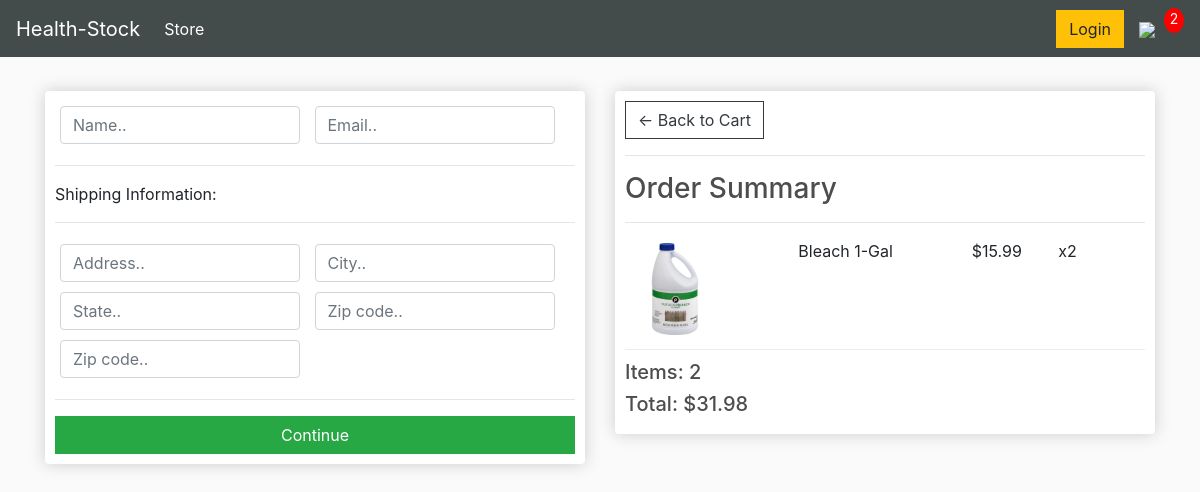
/checkout/ (signed in), run on an earlier commit of the app's database.
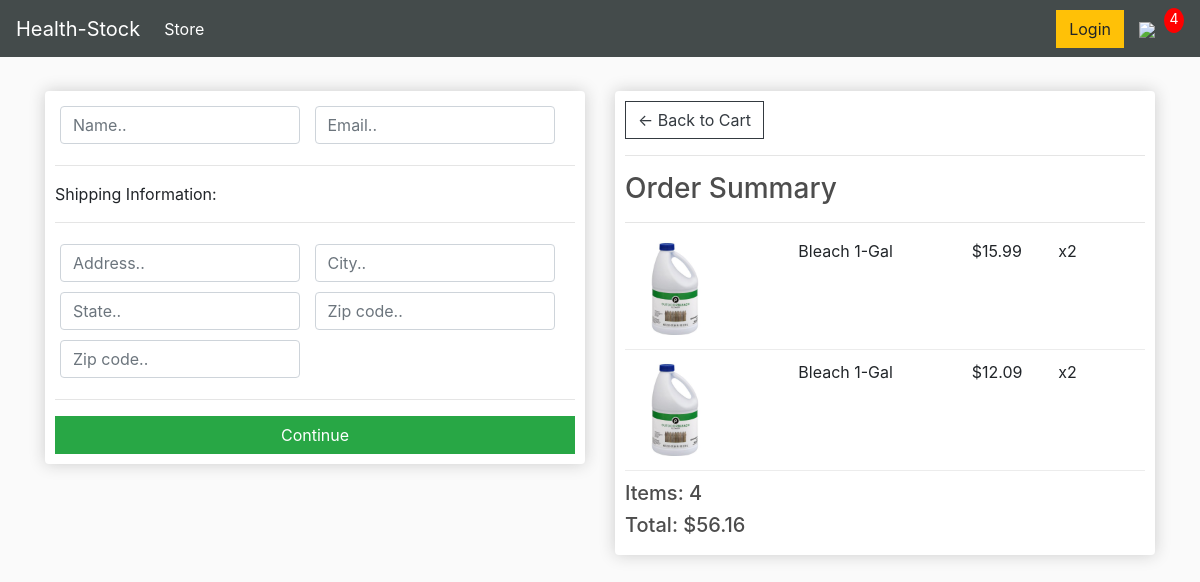
And on a later commit of the database.
### store/models.py (models this page shows, shortened)
class OrderItem(models.Model):
	product = models.ForeignKey(Product, on_delete=models.SET_NULL, null=True)
	order = models.ForeignKey(Order, on_delete=models.SET_NULL, null=True)
	quantity = models.IntegerField(default=0, null=True, blank=True)
	date_added = models.DateTimeField(auto_now_add=True)
	@property
	def get_total(self):
		total = self.product.price * self.quantity
		return total

class Product(models.Model):
	name = models.CharField(max_length=200)
	price = models.FloatField()
	digital = models.BooleanField(default=False,null=True, blank=True)
	image = models.ImageField(null=True, blank=True)
	@property
	def imageURL(self):
		try:
			url = self.image.url
		except:
			url = ''
		return url

class Order(models.Model):
	customer = models.ForeignKey(Customer, on_delete=models.SET_NULL, null=True, blank=True)
	date_ordered = models.DateTimeField(auto_now_add=True)
	complete = models.BooleanField(default=False)
	transaction_id = models.CharField(max_length=100, null=True)
	@property
	def get_cart_total(self):
		orderitems = self.orderitem_set.all()
		total = sum([item.get_total for item in orderitems])
		return total
	@property
	def get_cart_items(self):
		orderitems = self.orderitem_set.all()
		total = sum([item.quantity for item in orderitems])
		return total

### store/views.py (the view)
# urls.py: path('checkout/', views.checkout, name="checkout"),
def checkout(request):
	if request.user.is_authenticated:
		customer = request.user.customer
		order, created = Order.objects.get_or_create(customer=customer, complete=False)
		items = order.orderitem_set.all()
		cartItems = order.get_cart_items
	else:
		items = []
		order = {'get_cart_total':0, 'get_cart_items':0}
		cartItems = order['get_cart_items']
	context = {'items':items, 'order':order, 'cartItems':cartItems}
	return render(request, 'store/checkout.html', context)

### store/templates/store/checkout.html (shortened to what this page needs)
{% extends 'store/main.html' %}
{% load static %}
{% block content %}
     <div class="row">
		<div class="col-lg-6">
			<div class="box-element" id="form-wrapper">
				<form id="form">
					<div id="user-info">
						<div class="form-field">
							<input required class="form-control" type="text" name="name" placeholder="Name..">
						</div>
						<div class="form-field">
							<input required class="form-control" type="email" name="email" placeholder="Email..">
						</div>
					</div>
					<div id="shipping-info">
						<hr>
						<p>Shipping Information:</p>
						<hr>
						<div class="form-field">
							<input class="form-control" type="text" name="address" placeholder="Address..">
						</div>
						<div class="form-field">
							<input class="form-control" type="text" name="city" placeholder="City..">
						</div>
						<div class="form-field">
							<input class="form-control" type="text" name="state" placeholder="State..">
						</div>
						<div class="form-field">
							<input class="form-control" type="text" name="zipcode" placeholder="Zip code..">
						</div>
						<div class="form-field">
							<input class="form-control" type="text" name="country" placeholder="Zip code..">
						</div>
					</div>
					<hr>
					<input id="form-button" class="btn btn-success btn-block" type="submit" value="Continue">
				</form>
			</div>
			<br>
		</div>
		<div class="col-lg-6">
			<div class="box-element">
				<a  class="btn btn-outline-dark" href="{% url 'cart' %}">&#x2190; Back to Cart</a>
				<hr>
				<h3>Order Summary</h3>
				<hr>
				{% for item in items %}
				<div class="cart-row">
					<div style="flex:2"><img class="row-image" src="{{item.product.imageURL}}"></div>
					<div style="flex:2"><p>{{item.product.name}}</p></div>
					<div style="flex:1"><p>${{item.product.price|floatformat:2}}</p></div>
					<div style="flex:1"><p>x{{item.quantity}}</p></div>
				</div>
				{% endfor %}
				<h5>Items:   {{order.get_cart_items}}</h5>
				<h5>Total:   ${{order.get_cart_total|floatformat:2}}</h5>
			</div>
		</div>
	</div>
{% endblock content %}

### store/templates/store/main.html (shortened to what this page needs)
<!DOCTYPE html>
{% load static %}
<html>
<head>
	<link rel="stylesheet" href="https://stackpath.bootstrapcdn.com/bootstrap/4.4.1/css/bootstrap.min.css">
	<link rel="stylesheet" type="text/css" href="{% static 'css/main.css' %}">
</head>
<body>
	<nav class="navbar navbar-expand-lg navbar-dark bg-dark">
	  <a class="navbar-brand" href="{% url 'store' %}">Health-Stock</a>
	  <div class="collapse navbar-collapse" id="navbarSupportedContent">
	    <ul class="navbar-nav mr-auto">
	      <li class="nav-item active">
	        <a class="nav-link" href="{% url 'store' %}">Store <span class="sr-only">(current)</span></a>
	      </li>
	    </ul>
	    <div class="form-inline my-2 my-lg-0">
	     	<a href="#"class="btn btn-warning">Login</a>
	     	<a href="{% url 'cart' %}">
	    		<img  id="cart-icon" src="{% static 'images/grocery-cart.png' %}">
	    	</a>
	    	<p id="cart-total">{{cartItems}}</p>
	    </div>
	  </div>
	</nav>
     <div class="container">
            <br>
            {% block content %}
            {% endblock content %}
         </div>
</body>
</html>

### store/static/css/main.css (style rules this page uses)
body { background-color: hsl(0, 0%, 98%); }
h1,h2,h3,h4,h5,h6 { color:hsl(0, 0%, 30%); }
.box-element { box-shadow:hsl(0, 0%, 80%) 0 0 16px; background-color: #fff; border-radius: 4px; padding: 10px; }
.bg-dark { background-color: #444b4b!important; }
#cart-icon { width:25px; display: inline-block; margin-left: 15px; }
#cart-total { display: block; text-align: center; color:#fff; background-color: red; width: 20px; height: 25px; border-radius: 50%; font-size: 14px; }
.col-lg-4, .col-lg-6, .col-lg-8, .col-lg-12 { margin-top: 10px; }
.btn { border-radius: 0; }
.row-image { width: 100px; }
.form-field { width:250px; display: inline-block; padding: 5px; }
.cart-row { display: flex; align-items: flex-stretch; padding-bottom: 10px; margin-bottom: 10px; border-bottom: 1px solid #ececec; }

What changed in the data, as far as the page shows it:
added OrderItem: product.imageURL (picture), product.name "Bleach 1-Gal", product.price "12.09", quantity "2"
changed through a linked row, Order: get_cart_items "2" → "4"; get_cart_total "31.98" → "56.16"
Also different on the page:
{{ cartItems }}: "2" → "4"
